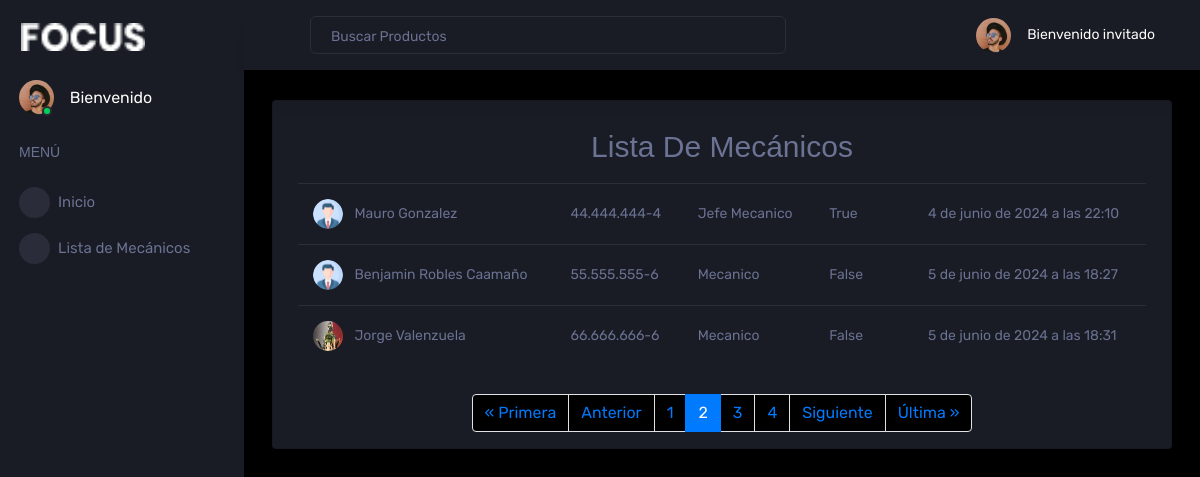
The page /mecanicos/?page=2 on the database its author committed.
### core/models.py (models this page shows, shortened)
class Mecanico(models.Model):
    rut = models.CharField(max_length=12)
    nombre = models.CharField(max_length=40)
    apellido = models.CharField(max_length=40)
    edad = models.IntegerField(default=0)
    direccion = models.CharField(max_length=60)
    telefono = models.CharField(max_length=20)
    habilitado = models.BooleanField(default=True)
    genero = models.ForeignKey(Genero, on_delete=models.CASCADE)
    tipo = models.ForeignKey(TipoMecanico, on_delete=models.CASCADE)
    fecha_ingreso = models.DateTimeField(auto_now_add=True)
    imagen = models.ImageField(upload_to="mecanicos", null=True, blank=True)

class TipoMecanico(models.Model):
    descripcion = models.CharField(max_length=20)
    def __str__(self):
        return self.descripcion

### core/views.py (the view)
# urls.py: path('mecanicos/', mecanicos, name="mecanicos"),
def mecanicos (request):
    mecanicos = Mecanico.objects.all()
    paginator = Paginator(mecanicos, 3) #MUESTRA LA CANTIDAD DE MECÁNICOS SELECCIONADOS POR PÁGINA
    page_number = request.GET.get('page') #BUSCA LA PÁGINA
    page_obj = paginator.get_page(page_number)
    aux = {
        'page_obj' : page_obj,
    }
    return render(request, 'core/mecanicos/index.html', aux)

### core/templates/core/mecanicos/index.html (shortened to what this page needs)
{% extends 'core/administrador/base.html' %}
{% load static %}
{% block contenido %}
<div class="main-panel">
    <div class="content-wrapper">
        <div class="row ">
            <div class="col-12 grid-margin">
                <div class="card">
                    <div class="card-body">
                        <h2 class="card-title text-center text-muted">Lista de Mecánicos</h2>
                        <div class="table-responsive">
                            <table class="table">
                                <tbody>
                                    {% for aux in page_obj %}
                                    <tr>
                                        <td>
                                            {% if aux.imagen %}
                                            <img src="{{ aux.imagen.url}}" alt="">
                                            {% else %}
                                            <img src="{% static 'core/admin/assets/images/profile.png' %}" alt="">
                                            {% endif %}
                                            <span class="pl-2"> {{ aux.nombre }} {{ aux.apellido }} </span>
                                        </td>
                                        <td> {{ aux.rut }} </td>
                                        <td> {{ aux.tipo }} </td>
                                        <td> {{ aux.habilitado }} </td>
                                        <td>
                                        </td>
                                        <td> {{ aux.fecha_ingreso }} </td>
                                    </tr>
                                    {% endfor %}
                                </tbody>
                            </table>
                        </div>
                    </div>
                    <nav aria-label="Page navigation example">
                        <ul class="pagination justify-content-center">
                            {% if page_obj.has_previous %}
                            <li class="page-item"><a class="page-link" href="?page=1">&laquo; Primera</a></li>
                            <li class="page-item"><a class="page-link"
                                    href="?page={{ page_obj.previous_page_number }}">Anterior</a></li>
                            {% endif %}
                            {% for num in page_obj.paginator.page_range %}
                            {% if page_obj.number == num %}
                            <li class="page-item active"><a class="page-link" href="#">{{ num }}</a></li>
                            {% elif num > page_obj.number|add:'-5' and num < page_obj.number|add:'5' %} <li
                                class="page-item"><a class="page-link" href="?page={{ num }}">{{ num }}</a></li>
                                {% endif %}
                                {% endfor %}
                                {% if page_obj.has_next %}
                                <li class="page-item"><a class="page-link"
                                        href="?page={{ page_obj.next_page_number }}">Siguiente</a></li>
                                <li class="page-item"><a class="page-link"
                                        href="?page={{ page_obj.paginator.num_pages }}">Última &raquo;</a></li>
                                {% endif %}
                        </ul>
                    </nav>
                </div>
            </div>
        </div>
    </div>
</div>
{% endblock %}

### core/templates/core/administrador/base.html (shortened to what this page needs)
<!DOCTYPE html>
<html lang="en">
{% load static %}
<head>
    <link rel="stylesheet" href="{% static 'core/admin/assets/vendors/mdi/css/materialdesignicons.min.css' %}">
    <link rel="stylesheet" href="{% static 'core/admin/assets/vendors/css/vendor.bundle.base.css' %}">
    <link rel="stylesheet" href="{% static 'core/admin/assets/vendors/jvectormap/jquery-jvectormap.css' %}">
    <link rel="stylesheet" href="{% static 'core/admin/assets/vendors/flag-icon-css/css/flag-icon.min.css' %}">
    <link rel="stylesheet" href="{% static 'core/admin/assets/vendors/owl-carousel-2/owl.carousel.min.css' %}">
    <link rel="stylesheet" href="{% static 'core/admin/assets/vendors/owl-carousel-2/owl.theme.default.min.css' %}">
    <link rel="stylesheet" href="{% static 'core/admin/assets/css/style.css' %}">
</head>
<body>
    <div class="container-scroller">
        <nav class="sidebar sidebar-offcanvas" id="sidebar">
            <div class="sidebar-brand-wrapper d-none d-lg-flex align-items-center justify-content-center fixed-top">
                <a class="sidebar-brand brand-logo" href="{% url 'administrador' %}"><img
                        src="{% static 'core/admin/assets/images/logo-text.png' %}" alt="logo" /></a>
            </div>
            <ul class="nav">
                <li class="nav-item profile">
                    <div class="profile-desc">
                        <div class="profile-pic">
                            <div class="count-indicator">
                                <img class="img-xs rounded-circle "
                                    src="{% static 'core/admin/assets/images/faces/face15.jpg' %}" alt="">
                                <span class="count bg-success"></span>
                            </div>
                            <div class="profile-name">
                                <h5 class="mb-0 font-weight-normal">Bienvenido</h5>
                            </div>
                        </div>
                <li class="nav-item nav-category">
                    <span class="nav-link">MENÚ</span>
                </li>
                <li class="nav-item menu-items">
                    <a class="nav-link" href="{% url 'administrador' %}">
                        <span class="menu-icon">
                            <i class="mdi mdi-monitor"></i>
                        </span>
                        <span class="menu-title">Inicio</span>
                    </a>
                </li>
                <li class="nav-item menu-items">
                    <a class="nav-link" href="{% url 'mecanicos' %}">
                        <span class="menu-icon">
                            <i class="mdi mdi-contacts"></i>
                        </span>
                        <span class="menu-title">Lista de Mecánicos</span>
                    </a>
                </li>
            </ul>
        </nav>
        <div class="container-fluid page-body-wrapper">
            <nav class="navbar p-0 fixed-top d-flex flex-row">
                <div class="navbar-menu-wrapper flex-grow d-flex align-items-stretch">
                    <button class="navbar-toggler navbar-toggler align-self-center" type="button"
                        data-toggle="minimize">
                        <span class="mdi mdi-menu"></span>
                    </button>
                    <ul class="navbar-nav w-100">
                        <li class="nav-item w-100">
                            <form class="nav-link mt-2 mt-md-0 d-none d-lg-flex search">
                                <input type="text" class="form-control" placeholder="Buscar Productos">
                            </form>
                        </li>
                    </ul>
                    <ul class="navbar-nav navbar-nav-right">
                        {% if user.is_authenticated %}
                        <li class="nav-item dropdown">
                            <a class="nav-link" id="profileDropdown" href="#" data-toggle="dropdown">
                                <div class="navbar-profile">
                                    <img class="img-xs rounded-circle"
                                        src="{% static 'core/admin/assets/images/faces/face15.jpg' %}" alt="">
                                    <p class="mb-0 d-none d-sm-block navbar-profile-name">{{ user.username }}
                                    </p>
                                    <i class="mdi mdi-menu-down d-none d-sm-block"></i>
                                </div>
                            </a>
                            <div class="dropdown-menu dropdown-menu-right navbar-dropdown preview-list"
                                aria-labelledby="profileDropdown">
                                <h6 class="p-3 mb-0">Perfil</h6>
                                <div class="dropdown-divider"></div>
                                <!--<a class="dropdown-item preview-item">
                                    <div class="preview-thumbnail">
                                        <div class="preview-icon bg-dark rounded-circle">
                                            <i class="mdi mdi-settings text-success"></i>
                                        </div>
                                    </div>
                                    <div class="preview-item-content">
                                        <p class="preview-subject mb-1">Ajustes</p>
                                    </div>
                                </a>-->
                                <div class="dropdown-divider"></div>
                                <a class="dropdown-item preview-item">
                                    <div class="preview-thumbnail">
                                        <div class="preview-icon bg-dark rounded-circle">
                                            <i class="mdi mdi-logout text-danger"></i>
                                        </div>
                                    </div>
                                    <div class="preview-item-content">
                                        <form action="{% url 'logout' %}" method="POST">{% csrf_token %}<button
                                                type="submit">Cerrar Sesión</button></form>
                                    </div>
                                </a>
                            </div>
                        </li>
                        {% else %}
                        <li class="nav-item dropdown">
                            <a class="nav-link" id="profileDropdown" href="#" data-toggle="dropdown">
                                <div class="navbar-profile">
                                    <img class="img-xs rounded-circle"
                                        src="{% static 'core/admin/assets/images/faces/face15.jpg' %}" alt="">
                                    <p class="mb-0 d-none d-sm-block navbar-profile-name">Bienvenido invitado</p>
                                    <i class="mdi mdi-menu-down d-none d-sm-block"></i>
                                </div>
                            </a>
                        </li>
                        {% endif %}
                    </ul>
                </div>
            </nav>
            {% block contenido %}
            {% endblock %}
</body>
</html>

### rows shown on the page
Mecanico: nombre "Mauro", apellido "Gonzalez", rut "44.444.444-4", tipo "Jefe Mecanico", habilitado "True", fecha_ingreso "4 de junio de 2024 a las 22:10"
Mecanico: nombre "Benjamin", apellido "Robles Caamaño", rut "55.555.555-6", tipo "Mecanico", habilitado "False", fecha_ingreso "5 de junio de 2024 a las 18:27"
Mecanico: imagen (picture), nombre "Jorge", apellido "Valenzuela", rut "66.666.666-6", tipo "Mecanico", habilitado "False", fecha_ingreso "5 de junio de 2024 a las 18:31"

### other values the page prints
{{ num }} "1" "3" "4"
{{ num }} "2"
